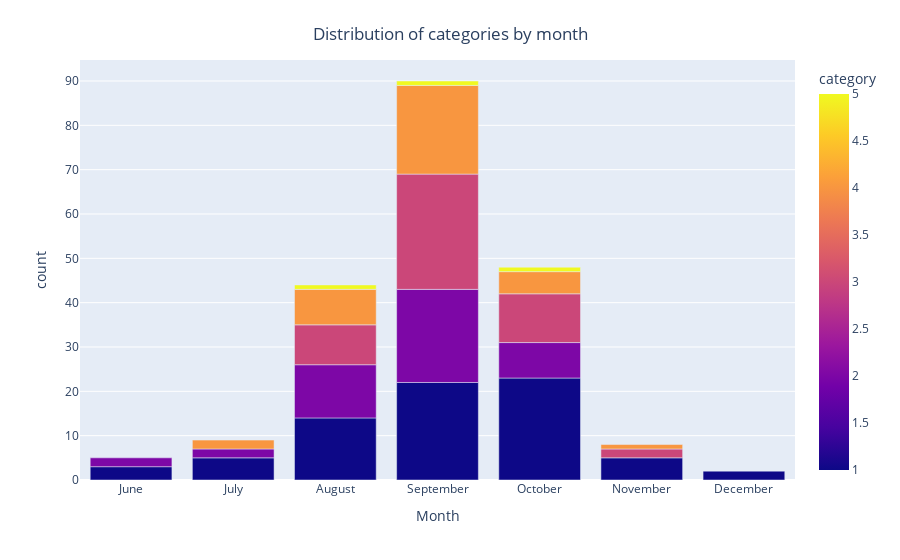

Notebook source saved alongside this figure:
### Markdown cell above
Looking at the distribution of categories by month

### Code cell
category_order = [1, 2, 3, 4, 5]

color_scale = [
    (0, 'blue'),
    (0.25, 'green'),
    (0.5, 'yellow'),
    (0.75, 'orange'),
    (1, 'red')
]

grouped = max_wind_speeds.groupby(["Month", "category"]).size().reset_index(name="count")

month_names = [calendar.month_name[i] for i in range(1, 13)]

fig = px.bar(
    grouped,
    x="Month",
    y="count",
    color="category",
    color_discrete_sequence=color_scale,
    category_orders={"category": category_order},
    barmode="stack"
)

fig.update_layout(
    xaxis=dict(
        ticktext=month_names,
        tickvals=list(range(1, 13))
    ),
    title={
        'text': "Distribution of categories by month",
        'y':0.95,
        'x':0.5,
        'xanchor': 'center',
        'yanchor': 'top'
    }
)

fig.show()

### Figure 1 — Plotly figure (JSON) as saved in the notebook; plotly's stock layout.template omitted (floating-point values rounded to 4 significant figures)
{"data": [{"alignmentgroup": "True", "hovertemplate": "Month=%{x}<br>count=%{y}<br>category=%{marker.color}<extra></extra>", "legendgroup": "", "marker": {"color": [1, 2, 1, 2, 4, 1, 2, 3, 4, 5, 1, 2, 3, 4, 5, 1, 2, 3, 4, 5, 1, 3, 4, 1], "coloraxis": "coloraxis", "pattern": {"shape": ""}}, "name": "", "offsetgroup": "", "orientation": "v", "showlegend": false, "textposition": "auto", "type": "bar", "x": [6, 6, 7, 7, 7, 8, 8, 8, 8, 8, 9, 9, 9, 9, 9, 10, 10, 10, 10, 10, 11, 11, 11, 12], "xaxis": "x", "y": [3, 2, 5, 2, 2, 14, 12, 9, 8, 1, 22, 21, 26, 20, 1, 23, 8, 11, 5, 1, 5, 2, 1, 2], "yaxis": "y"}], "layout": {"barmode": "stack", "coloraxis": {"colorbar": {"title": {"text": "category"}}, "colorscale": [[0, "#0d0887"], [0.1111, "#46039f"], [0.2222, "#7201a8"], [0.3333, "#9c179e"], [0.4444, "#bd3786"], [0.5556, "#d8576b"], [0.6667, "#ed7953"], [0.7778, "#fb9f3a"], [0.8889, "#fdca26"], [1, "#f0f921"]]}, "legend": {"tracegroupgap": 0}, "margin": {"t": 60}, "title": {"text": "Distribution of categories by month", "x": 0.5, "xanchor": "center", "y": 0.95, "yanchor": "top"}, "xaxis": {"anchor": "y", "domain": [0, 1], "ticktext": ["January", "February", "March", "April", "May", "June", "July", "August", "September", "October", "November", "December"], "tickvals": [1, 2, 3, 4, 5, 6, 7, 8, 9, 10, 11, 12], "title": {"text": "Month"}}, "yaxis": {"anchor": "x", "domain": [0, 1], "title": {"text": "count"}}}}
